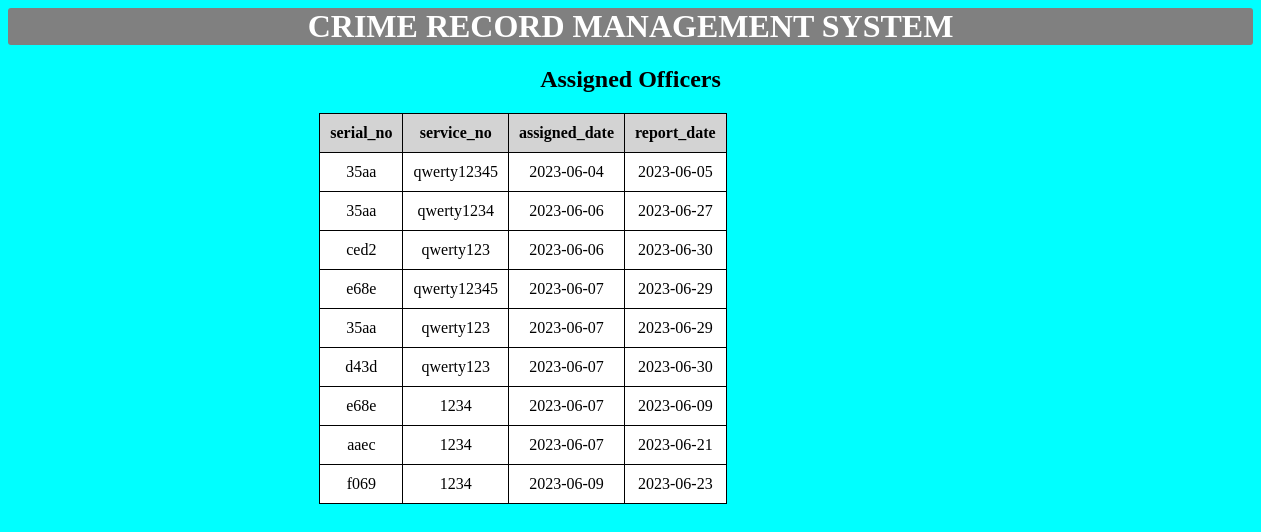
The page /officers/Assigned_officers.php on the database as committed earlier.
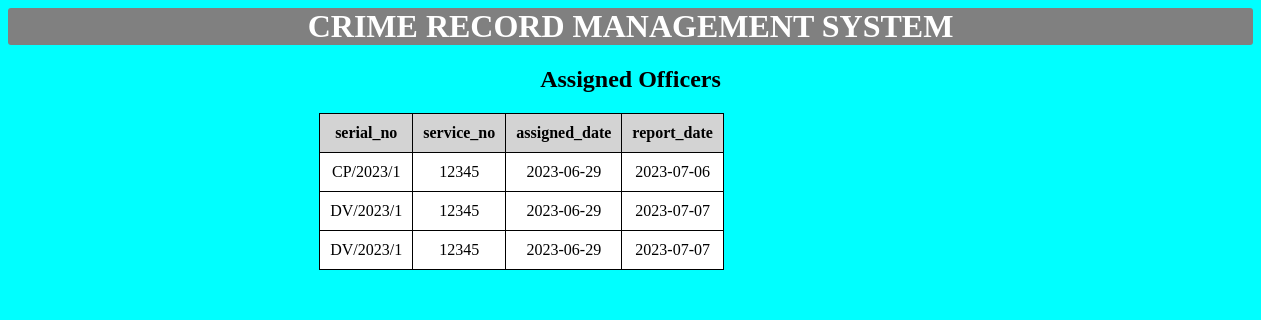
The same page on the database as committed later.
### tables this page shows
CREATE TABLE `duty` (
  `id` int(4) NOT NULL,
  `serial_no` varchar(15) NOT NULL,
  `service_no` int(20) NOT NULL,
  `date_to_report` date NOT NULL,
  `date_assigned` date NOT NULL DEFAULT current_timestamp()
);

### officers/Assigned_officers.php (the view, shortened to what this page needs)
<!DOCTYPE html>
<html>
<head>
</head>
<body>
  <h1>CRIME RECORD MANAGEMENT SYSTEM</h1>
  <h2> Assigned Officers</h2>
  <div class="table-container">
  <table>
    <tr>
      <th>serial_no</th>
      <th>service_no</th>
      <th>assigned_date</th>
      <th>report_date</th>
    </tr>
  <?php
  include('../db/Connections.php');
    $sql = 'SELECT *  FROM duty';
    $result = mysqli_query($conn, $sql);
     echo '<div class="data-container">';
    if (mysqli_num_rows($result) > 0 ) {
      while($row = mysqli_fetch_assoc($result)) {
  while ($row = mysqli_fetch_assoc($result)) {
    echo "<tr>";
    echo "<td>" . $row['serial_no'] . "</td>";
    echo "<td>" . $row['service_no'] . "</td>";
    echo "<td>" . $row['date_assigned'] . "</td>";
    echo "<td>" . $row['date_to_report'] . "</td>";
    echo "</tr>";
  }
    }
    } else {
      echo "0 results";
    }
  ?>
  </table>
</div>
</body>
</html>

Rows that differ between the two databases and show on the page:
removed duty: serial_no "35aa", service_no "qwerty12345", date_assigned "2023-06-04", date_to_report "2023-06-05"
removed duty: serial_no "35aa", service_no "qwerty1234", date_assigned "2023-06-06", date_to_report "2023-06-27"
removed duty: serial_no "ced2", service_no "qwerty123", date_assigned "2023-06-06", date_to_report "2023-06-30"
removed duty: serial_no "e68e", service_no "qwerty12345", date_assigned "2023-06-07", date_to_report "2023-06-29"
removed duty: serial_no "35aa", service_no "qwerty123", date_assigned "2023-06-07", date_to_report "2023-06-29"
removed duty: serial_no "d43d", service_no "qwerty123", date_assigned "2023-06-07", date_to_report "2023-06-30"
removed duty: serial_no "e68e", service_no "1234", date_assigned "2023-06-07", date_to_report "2023-06-09"
removed duty: serial_no "aaec", service_no "1234", date_assigned "2023-06-07", date_to_report "2023-06-21"
removed duty: serial_no "f069", service_no "1234", date_assigned "2023-06-09", date_to_report "2023-06-23"
added duty: serial_no "CP/2023/1", service_no "12345", date_assigned "2023-06-29", date_to_report "2023-07-06"
added duty: serial_no "DV/2023/1", service_no "12345", date_assigned "2023-06-29", date_to_report "2023-07-07"
added duty: serial_no "DV/2023/1", service_no "12345", date_assigned "2023-06-29", date_to_report "2023-07-07"
